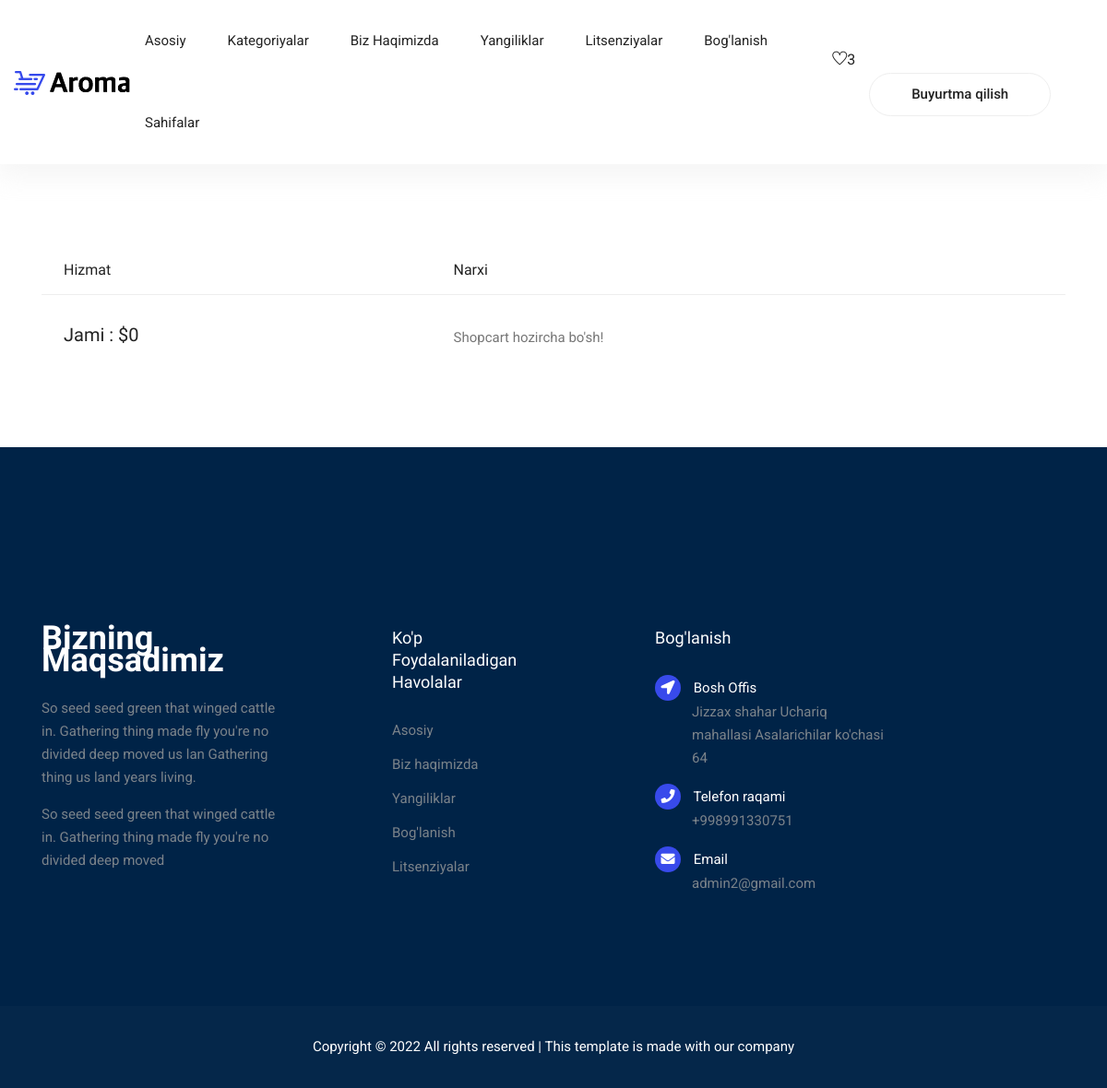
The app's page /shopcart/ (signed in), older data.
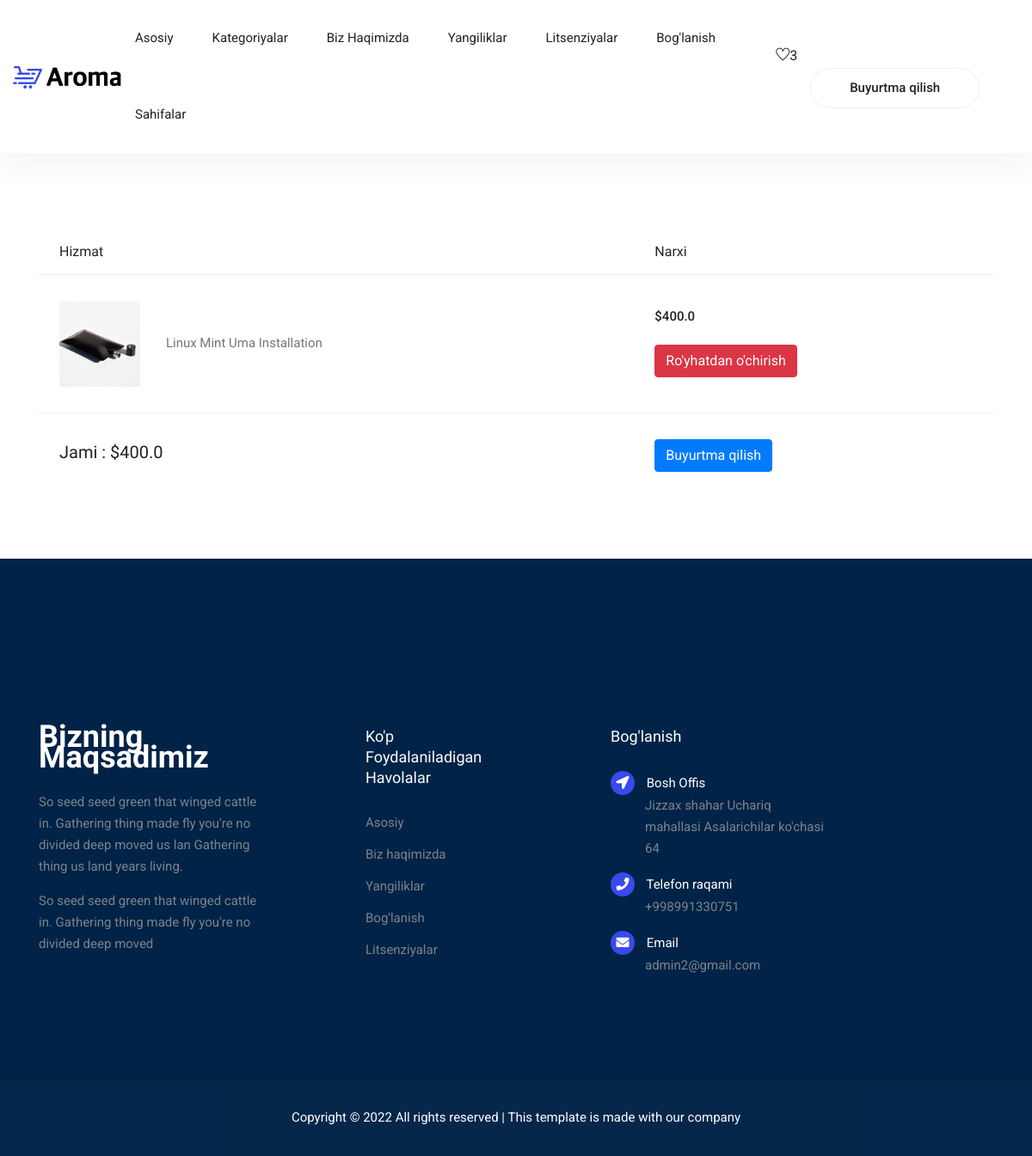
The same page, newer data.
### home/models.py (models this page shows, shortened)
class Setting(models.Model):
    title = models.CharField(max_length=222)
    keywords = models.CharField(max_length=222)
    description = models.CharField(max_length=222)
    country = models.CharField(max_length=222,blank=True)
    address = models.CharField(max_length=222,blank=True)
    phone = models.CharField(max_length=222, blank=True)
    email = models.EmailField()
    facebook = models.CharField(max_length=222,blank=True)
    instagram = models.CharField(max_length=222,blank=True)
    twitter = models.CharField(max_length=222,blank=True)
    youtube = models.CharField(max_length=222,blank=True)
    aboutus = RichTextUploadingField()
    contact = RichTextUploadingField()
    create_at = models.DateTimeField(auto_now_add=True)
    update_at = models.DateTimeField(auto_now=True)

### order/models.py (models this page shows, shortened)
class ShopCart(models.Model):
    user = models.ForeignKey(User,on_delete=models.SET_NULL,null=True)
    product = models.ForeignKey(Product,on_delete=models.SET_NULL,null=True)

### product/models.py (models this page shows, shortened)
class Product(models.Model):
    STATUS = (
        ('True','Mavjud'),
        ('False','Mavjud emas'),
    )
    category = models.ForeignKey(Category,on_delete=models.CASCADE)
    title = models.CharField(max_length=222,unique=True)
    keywords = models.CharField(max_length=222,unique=True)
    description = models.CharField(max_length=222,blank=True)
    image = models.ImageField(upload_to='product_main/',blank=True)
    price = models.FloatField()
    detail = RichTextUploadingField()
    slug = models.SlugField(null=False,unique=True)
    status = models.CharField(max_length=15,choices=STATUS)
    create_at = models.DateTimeField(auto_now_add=True)
    update_at = models.DateTimeField(auto_now=True)
    def image_tag(self):
        return mark_safe('<img src="{}" height="50">'.format(self.image.url))
    image_tag.short_description = 'Image'

### order/views.py (the view)
# urls.py: path('shopcart/',OrderViews.shopcart,name='shopcart'),
@login_required(login_url='/userlogin/')
def shopcart(request):
    category = Category.objects.all()
    setting = Setting.objects.all()
    current_user = request.user
    shopcart = ShopCart.objects.filter(user_id=current_user.id)
    total = 0
    for i in shopcart:
        total += i.product.price
    context = {
        'shopcart': shopcart,
        'category': category,
        'total': total,
        'setting': setting,
        'total':total,
    }
    return render(request, 'shopcart.html', context)

### templates/shopcart.html (shortened to what this page needs)
{% extends 'base.html' %}
{% load static %}
{% block body %}
<section class="cart_area">
    <div class="container">
        <div class="cart_inner">
            <div class="table-responsive">
                <table class="table">
                    <thead>
                        <tr>
                            <th scope="col">Hizmat</th>
                            <th scope="col">Narxi</th>
                        </tr>
                    </thead>
                    <tbody>
                        {% for i in shopcart %}
                        <tr>
                            <td>
                                <div class="media">
                                    <div class="d-flex">
                                        <img src="{{i.product.image.url}}" alt="" style="height: 100px;">
                                    </div>
                                    <div class="media-body">
                                        <p>{{i.product.title}}</p>
                                    </div>
                                </div>
                            </td>
                            <td>
                                <h5>${{i.product.price}}</h5><br><a href="{% url 'delete_from_cart' i.id %}"
                                    class="btn btn-danger">Ro'yhatdan o'chirish</a>
                            </td>
                        </tr>
                        {% endfor %}
                        <tr>
                            <td><h4>Jami : ${{total}}</h4></td>
                            {% if total > 0 %}
                            <td><a href="{% url 'orderproduct' %}" class="btn btn-primary">Buyurtma qilish</a></td>
                            {% else %}
                            <td>Shopcart hozircha bo'sh!</td>
                            {% endif %}
                        </tr>
                    </tbody>
                </table>
            </div>
        </div>
    </div>
</section>
{% endblock %}

### templates/base.html (shortened to what this page needs)
{% load static %}
<!DOCTYPE html>
<html lang="en">
<head>
    <link rel="stylesheet" href="{% static 'vendors/bootstrap/bootstrap.min.css' %}">
    <link rel="stylesheet" href="{% static 'vendors/fontawesome/css/all.min.css' %}">
    <link rel="stylesheet" href="{% static 'vendors/themify-icons/themify-icons.css' %}">
    <link rel="stylesheet" href="{% static 'vendors/nice-select/nice-select.css' %}">
    <link rel="stylesheet" href="{% static 'vendors/owl-carousel/owl.theme.default.min.css' %}">
    <link rel="stylesheet" href="{% static 'vendors/owl-carousel/owl.carousel.min.css' %}">
    <link rel="stylesheet" href="{% static 'css/style.css' %}">
</head>
<body>
    {% block header %}{% include 'header.html' %}{% endblock %}
    {% block body %}{% endblock %}
    {% block footer %}{% include 'footer.html' %}{% endblock %}
</body>
</html>

### templates/header.html (shortened to what this page needs)
{% load static %}
<header class="header_area">
  <div class="main_menu">
    <nav class="navbar navbar-expand-lg navbar-light">
      <div class="container-fluid">
        <a class="navbar-brand logo_h" href="/"><img src="{% static 'img/logo.png' %}" alt=""></a>
        <div class="collapse navbar-collapse offset" id="navbarSupportedContent">
          <ul class="nav navbar-nav menu_nav ml-auto mr-auto">
            <li class="nav-item"><a class="nav-link" href="/" id="Home">Asosiy</a></li>
            <li class="nav-item submenu dropdown">
              <a href="#" class="nav-link dropdown-toggle" data-toggle="dropdown" role="button" aria-haspopup="true"
                aria-expanded="false" id="Categories">Kategoriyalar</a>
            </li>
            <li class="nav-item"><a class="nav-link" href="{% url 'aboutus' %}" id="About">Biz haqimizda</a></li>
            <li class="nav-item"><a class="nav-link" href="{% url 'post' %}" id="News">Yangiliklar</a></li>
            <li class="nav-item"><a class="nav-link" href="{% url 'lic' %}" id="Licenses">Litsenziyalar</a></li>
            <li class="nav-item"><a class="nav-link" href="{% url 'contact' %}">Bog'lanish</a></li>
            <li class="nav-item submenu dropdown">
              <a href="#" class="nav-link dropdown-toggle" data-toggle="dropdown" role="button" aria-haspopup="true"
                aria-expanded="false">Sahifalar</a>
            </li>
          </ul>
          <ul class="nav-shop">
            <li class="nav-item"><a href="{% url 'shopcart' %}"><i class="ti-heart"></i></a><span
                class="nav-shop__circle">3</span></li>
            <li class="nav-item"><a class="button button-header" href="{% url 'shopcart' %}">Buyurtma qilish</a></li>
          </ul>
        </div>
      </div>
    </nav>
  </div>
</header>

### templates/footer.html
{% load static %}
<footer class="footer">
    <div class="footer-area">
        <div class="container">
            <div class="row section_gap">
                <div class="col-lg-3 col-md-6 col-sm-6">
                    <div class="single-footer-widget tp_widgets">
                        <h4 class="footer_title large_title">Bizning maqsadimiz</h4>
                        <p>
                            So seed seed green that winged cattle in. Gathering thing made fly you're no
                            divided deep moved us lan Gathering thing us land years living.
                        </p>
                        <p>
                            So seed seed green that winged cattle in. Gathering thing made fly you're no divided deep
                            moved
                        </p>
                    </div>
                </div>
                <div class="offset-lg-1 col-lg-2 col-md-6 col-sm-6">
                    <div class="single-footer-widget tp_widgets">
                        <h4 class="footer_title">Ko'p foydalaniladigan havolalar</h4>
                        <ul class="list">
                            <li><a href="/">Asosiy</a></li>
                            <li><a href="{% url 'aboutus' %}">Biz haqimizda</a></li>
                            <li><a href="{% url 'post' %}">Yangiliklar</a></li>
                            <li><a href="{% url 'contact' %}">Bog'lanish</a></li>
                            <li><a href="{% url 'lic' %}">Litsenziyalar</a></li>
                        </ul>
                    </div>
                </div>
                <div class="offset-lg-1 col-lg-3 col-md-6 col-sm-6">
                    <div class="single-footer-widget tp_widgets">
                        {% for i in setting %}
                        <h4 class="footer_title">Bog'lanish</h4>
                        <div class="ml-40">
                            <p class="sm-head">
                                <span class="fa fa-location-arrow"></span>
                                Bosh Offis
                            </p>
                            <p>{{i.address}}</p>
                            <p class="sm-head">
                                <span class="fa fa-phone"></span>
                                Telefon raqami
                            </p>
                            <p>
                                {{i.phone}}
                            </p>
                            <p class="sm-head">
                                <span class="fa fa-envelope"></span>
                                Email
                            </p>
                            <p>
                                {{i.email}}
                            </p>
                        </div>
                        {% endfor %}
                    </div>
                </div>
            </div>
        </div>
    </div>
    <div class="footer-bottom">
        <div class="container">
            <div class="row d-flex">
                <p class="col-lg-12 footer-text text-center">
                    Copyright &copy;
                    <script>document.write(new Date().getFullYear());</script> All rights reserved | This template is
                    made with our company
                </p>
            </div>
        </div>
    </div>
</footer>

### static/css/style.css (style rules this page uses)
body { color:#777;font-family:"Roboto",sans-serif;font-size:15px;font-weight:400;line-height:1.667 }
ul { list-style-type:none;margin:0;padding:0 }
h1,h2,h3,h4,h5,h6 { font-family:"Oswald",sans-serif;color:#222;line-height:1.1 }
h4,.h4 { font-size:20px;font-weight:400;line-height:1.3 }
a { display:inline-block }
.ml-40 { margin-left:40px }
.header_area { position:relative;width:100%;z-index:9999;transition:background 0.4s, all 0.3s linear;box-shadow:0px 10px 27px 3px rgba(221,221,221,0.3) }
.header_area .navbar { background:transparent;padding:0px;border:0px;border-radius:0px }
.header_area .navbar .nav .nav-item { margin-right:45px }
.header_area .navbar .nav .nav-item .nav-link { text-transform:capitalize;color:#222;display:inline-block }
@media (min-width: 991px) { .header_area .navbar .nav .nav-item .nav-link { padding:32px 0px } }
.header_area .navbar .nav .nav-item .nav-link:after { display:none }
.header_area .navbar .nav .nav-item.submenu { position:relative }
.header_area .navbar .nav .nav-item:last-child { margin-right:0px }
.nav-shop li { display:inline-block;margin-right:15px }
.nav-shop li i,.nav-shop li span { font-size:16px;color:#222 }
.nav-shop li:last-child { margin-left:40px }
.button { display:inline-block;border:1px solid #384aeb;border-radius:30px;color:#222;font-weight:500;padding:12px 50px;background:#384aeb;color:#fff;transition:all .4s ease }
.button-header { padding:10px 45px;background:transparent;color:#222;border-color:#EEEEEE }
.cart_area { padding-top:90px;padding-bottom:55px }
.cart_inner .table th,.cart_inner .table td { padding:.75rem 1.5rem;border-color:#EEEEEE }
.cart_inner .table thead tr th { border-top:0px;font-size:16px;font-weight:500;font-family:"Oswald",sans-serif;color:#222;border-bottom:0px !important }
.cart_inner .table tbody tr td { padding-top:30px;padding-bottom:30px;vertical-align:middle;align-self:center }
.cart_inner .table tbody tr td .media .d-flex { padding-right:30px }
.cart_inner .table tbody tr td .media .d-flex img { border-radius:3px }
.cart_inner .table tbody tr td .media .media-body { vertical-align:middle;align-self:center }
.cart_inner .table tbody tr td .media .media-body p { margin-bottom:0px }
.cart_inner .table tbody tr td h5 { font-size:15px;color:#222;font-family:"Roboto",sans-serif;margin-bottom:0px }
.footer-area { background:#002347;padding:50px 0px 50px }
@media (min-width: 1000px) { .footer-area { padding:195px 0px 120px } }
.single-footer-widget p { margin-bottom:15px }
.single-footer-widget p:last-child { margin-bottom:0 }
.single-footer-widget .sm-head { color:#fff;margin-bottom:0px }
.single-footer-widget .sm-head span { position:relative;margin-left:-40px;margin-right:10px;display:inline-block;width:28px;height:28px;line-height:28px;text-align:center;background:#384aeb;color:#ffffff;border-radius:20px }
.tp_widgets .list li { margin-bottom:12px }
.tp_widgets .list li a { color:#7b838a;font-family:"Roboto",sans-serif }
.tp_widgets .list li:last-child { margin-bottom:0px }
.tp_widgets p { color:#7b838a }
.footer_title { font-size:18px;line-height:24px;font-weight:500;font-family:"Oswald",sans-serif;text-transform:capitalize;color:#fff;margin-bottom:28px }
.footer_title.large_title { font-size:36px;font-weight:600 }
.footer-bottom { background:rgba(0,35,71,0.980392);padding:32px }
.footer-bottom .footer-text { color:#fff;margin-bottom:0 }

Row changes from the older to the newer data that the page shows:
added ShopCart: product.image (picture), product "Linux Mint Uma Installation", product.price "400.0"
Text that changed along with them:
{{ total }}: "0" → "400.0"
text no longer shown: "Shopcart hozircha bo'sh!"
text now shown: "Buyurtma qilish"
